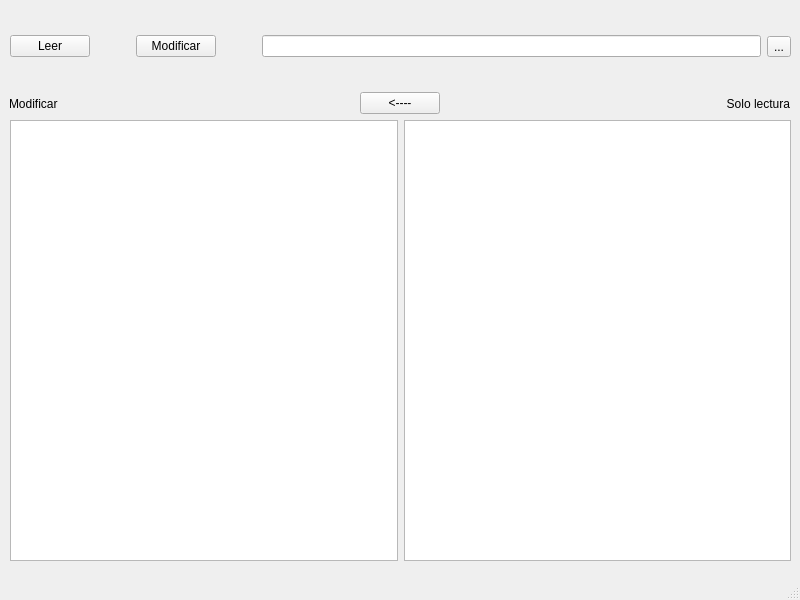
<?xml version="1.0" encoding="UTF-8"?>
<ui version="4.0">
 <class>MainWindow</class>
 <widget class="QMainWindow" name="MainWindow">
  <property name="geometry">
   <rect>
    <x>0</x>
    <y>0</y>
    <width>800</width>
    <height>600</height>
   </rect>
  </property>
  <property name="windowTitle">
   <string>MainWindow</string>
  </property>
  <widget class="QWidget" name="centralwidget">
   <widget class="QWidget" name="horizontalLayoutWidget">
    <property name="geometry">
     <rect>
      <x>10</x>
      <y>10</y>
      <width>781</width>
      <height>73</height>
     </rect>
    </property>
    <layout class="QHBoxLayout" name="topMenu">
     <item>
      <widget class="QPushButton" name="botonLeer">
       <property name="text">
        <string>Leer</string>
       </property>
      </widget>
     </item>
     <item>
      <spacer name="horizontalSpacer">
       <property name="orientation">
        <enum>Qt::Horizontal</enum>
       </property>
       <property name="sizeType">
        <enum>QSizePolicy::Preferred</enum>
       </property>
       <property name="sizeHint" stdset="0">
        <size>
         <width>40</width>
         <height>20</height>
        </size>
       </property>
      </spacer>
     </item>
     <item>
      <widget class="QPushButton" name="botonEscribir">
       <property name="text">
        <string>Modificar</string>
       </property>
      </widget>
     </item>
     <item>
      <spacer name="horizontalSpacer_2">
       <property name="orientation">
        <enum>Qt::Horizontal</enum>
       </property>
       <property name="sizeType">
        <enum>QSizePolicy::Preferred</enum>
       </property>
       <property name="sizeHint" stdset="0">
        <size>
         <width>40</width>
         <height>20</height>
        </size>
       </property>
      </spacer>
     </item>
     <item>
      <widget class="QLineEdit" name="textoRutaDelArchivo"/>
     </item>
     <item>
      <widget class="QToolButton" name="buscarDirectorio">
       <property name="text">
        <string>...</string>
       </property>
      </widget>
     </item>
    </layout>
   </widget>
   <widget class="QWidget" name="horizontalLayoutWidget_2">
    <property name="geometry">
     <rect>
      <x>10</x>
      <y>120</y>
      <width>781</width>
      <height>441</height>
     </rect>
    </property>
    <layout class="QHBoxLayout" name="horizontalLayout">
     <property name="sizeConstraint">
      <enum>QLayout::SetDefaultConstraint</enum>
     </property>
     <item>
      <widget class="QPlainTextEdit" name="textoArchivoModificable">
       <property name="readOnly">
        <bool>false</bool>
       </property>
       <property name="backgroundVisible">
        <bool>false</bool>
       </property>
       <property name="placeholderText">
        <string/>
       </property>
      </widget>
     </item>
     <item>
      <widget class="QPlainTextEdit" name="textoArchivo">
       <property name="undoRedoEnabled">
        <bool>false</bool>
       </property>
       <property name="readOnly">
        <bool>true</bool>
       </property>
       <property name="backgroundVisible">
        <bool>false</bool>
       </property>
       <property name="placeholderText">
        <string/>
       </property>
      </widget>
     </item>
    </layout>
   </widget>
   <widget class="QWidget" name="horizontalLayoutWidget_3">
    <property name="geometry">
     <rect>
      <x>9</x>
      <y>91</y>
      <width>781</width>
      <height>25</height>
     </rect>
    </property>
    <layout class="QHBoxLayout" name="horizontalLayout_5">
     <item>
      <widget class="QLabel" name="label_2">
       <property name="text">
        <string>Modificar</string>
       </property>
      </widget>
     </item>
     <item>
      <widget class="QPushButton" name="botonRestablecer">
       <property name="sizePolicy">
        <sizepolicy hsizetype="Maximum" vsizetype="Maximum">
         <horstretch>0</horstretch>
         <verstretch>0</verstretch>
        </sizepolicy>
       </property>
       <property name="text">
        <string>&lt;----</string>
       </property>
      </widget>
     </item>
     <item>
      <widget class="QLabel" name="label">
       <property name="layoutDirection">
        <enum>Qt::LeftToRight</enum>
       </property>
       <property name="text">
        <string>Solo lectura</string>
       </property>
       <property name="textFormat">
        <enum>Qt::PlainText</enum>
       </property>
       <property name="alignment">
        <set>Qt::AlignRight|Qt::AlignTrailing|Qt::AlignVCenter</set>
       </property>
      </widget>
     </item>
    </layout>
   </widget>
  </widget>
  <widget class="QMenuBar" name="menubar">
   <property name="geometry">
    <rect>
     <x>0</x>
     <y>0</y>
     <width>800</width>
     <height>25</height>
    </rect>
   </property>
  </widget>
  <widget class="QStatusBar" name="statusbar"/>
 </widget>
 <resources/>
 <connections>
  <connection>
   <sender>buscarDirectorio</sender>
   <signal>clicked()</signal>
   <receiver>MainWindow</receiver>
   <slot>searchFolderClicked()</slot>
   <hints>
    <hint type="sourcelabel">
     <x>769</x>
     <y>61</y>
    </hint>
    <hint type="destinationlabel">
     <x>841</x>
     <y>101</y>
    </hint>
   </hints>
  </connection>
 </connections>
 <slots>
  <slot>searchFolderClicked()</slot>
 </slots>
</ui>
